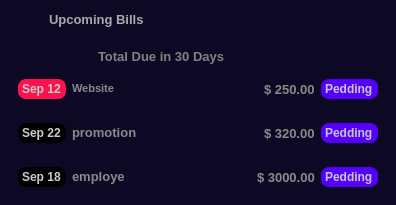
           <widget class="QFrame" name="billsBox">
            <property name="styleSheet">
             <string notr="true">QFrame {
	background-color: rgb(13, 9, 36);
	border: none;
	border-radius: 12px;
}</string>
            </property>
            <property name="frameShape">
             <enum>QFrame::NoFrame</enum>
            </property>
            <property name="frameShadow">
             <enum>QFrame::Raised</enum>
            </property>
            <layout class="QVBoxLayout" name="verticalLayout_23">
             <property name="spacing">
              <number>0</number>
             </property>
             <property name="leftMargin">
              <number>0</number>
             </property>
             <property name="topMargin">
              <number>0</number>
             </property>
             <property name="rightMargin">
              <number>0</number>
             </property>
             <property name="bottomMargin">
              <number>0</number>
             </property>
             <item>
              <widget class="QFrame" name="frame_54">
               <property name="minimumSize">
                <size>
                 <width>0</width>
                 <height>40</height>
                </size>
               </property>
               <property name="maximumSize">
                <size>
                 <width>16777215</width>
                 <height>40</height>
                </size>
               </property>
               <property name="styleSheet">
                <string notr="true">background-color: rgb(13, 9, 36);</string>
               </property>
               <property name="frameShape">
                <enum>QFrame::NoFrame</enum>
               </property>
               <property name="frameShadow">
                <enum>QFrame::Raised</enum>
               </property>
               <layout class="QHBoxLayout" name="horizontalLayout_34">
                <property name="spacing">
                 <number>0</number>
                </property>
                <property name="leftMargin">
                 <number>0</number>
                </property>
                <property name="topMargin">
                 <number>0</number>
                </property>
                <property name="rightMargin">
                 <number>10</number>
                </property>
                <property name="bottomMargin">
                 <number>0</number>
                </property>
                <item alignment="Qt::AlignHCenter|Qt::AlignVCenter">
                 <widget class="QLabel" name="label_32">
                  <property name="minimumSize">
                   <size>
                    <width>0</width>
                    <height>0</height>
                   </size>
                  </property>
                  <property name="maximumSize">
                   <size>
                    <width>16777215</width>
                    <height>16777215</height>
                   </size>
                  </property>
                  <property name="font">
                   <font>
                    <pointsize>10</pointsize>
                    <weight>75</weight>
                    <bold>true</bold>
                   </font>
                  </property>
                  <property name="styleSheet">
                   <string notr="true">color: rgb(170, 170, 170);</string>
                  </property>
                  <property name="text">
                   <string>Upcoming Bills</string>
                  </property>
                 </widget>
                </item>
                <item alignment="Qt::AlignRight">
                 <widget class="QPushButton" name="pushButton_12">
                  <property name="minimumSize">
                   <size>
                    <width>26</width>
                    <height>26</height>
                   </size>
                  </property>
                  <property name="maximumSize">
                   <size>
                    <width>26</width>
                    <height>26</height>
                   </size>
                  </property>
                  <property name="styleSheet">
                   <string notr="true">QPushButton {
	border: none;
	background-color: rgb(13, 9, 36);
	border-radius: 13;
}

QPushButton:hover {
	background-color: rgb(124, 124, 124);
}

QPushButton:pressed {
	background-color: rgb(0, 0, 0);
}</string>
                  </property>
                  <property name="text">
                   <string/>
                  </property>
                  <property name="icon">
                   <iconset resource="resources/resources.qrc">
                    <normaloff>:/icons/icons/more.svg</normaloff>:/icons/icons/more.svg</iconset>
                  </property>
                  <property name="iconSize">
                   <size>
                    <width>24</width>
                    <height>24</height>
                   </size>
                  </property>
                 </widget>
                </item>
               </layout>
              </widget>
             </item>
             <item>
              <widget class="QFrame" name="frame_55">
               <property name="frameShape">
                <enum>QFrame::StyledPanel</enum>
               </property>
               <property name="frameShadow">
                <enum>QFrame::Raised</enum>
               </property>
               <layout class="QVBoxLayout" name="verticalLayout_24">
                <item alignment="Qt::AlignHCenter|Qt::AlignVCenter">
                 <widget class="QLabel" name="label_33">
                  <property name="minimumSize">
                   <size>
                    <width>200</width>
                    <height>0</height>
                   </size>
                  </property>
                  <property name="maximumSize">
                   <size>
                    <width>150</width>
                    <height>16777215</height>
                   </size>
                  </property>
                  <property name="font">
                   <font>
                    <pointsize>10</pointsize>
                    <weight>75</weight>
                    <bold>true</bold>
                   </font>
                  </property>
                  <property name="styleSheet">
                   <string notr="true">color: rgb(170, 170, 170);</string>
                  </property>
                  <property name="text">
                   <string>&lt;html&gt;&lt;head/&gt;&lt;body&gt;&lt;p&gt;&lt;span style=&quot; color:#828282;&quot;&gt;Total Due in 30 Days&lt;/span&gt;&lt;/p&gt;&lt;/body&gt;&lt;/html&gt;</string>
                  </property>
                 </widget>
                </item>
                <item>
                 <widget class="QFrame" name="frame_56">
                  <property name="styleSheet">
                   <string notr="true"/>
                  </property>
                  <property name="frameShape">
                   <enum>QFrame::StyledPanel</enum>
                  </property>
                  <property name="frameShadow">
                   <enum>QFrame::Raised</enum>
                  </property>
                  <layout class="QHBoxLayout" name="horizontalLayout_35">
                   <item>
                    <widget class="QLabel" name="label_34">
                     <property name="minimumSize">
                      <size>
                       <width>0</width>
                       <height>20</height>
                      </size>
                     </property>
                     <property name="maximumSize">
                      <size>
                       <width>70</width>
                       <height>20</height>
                      </size>
                     </property>
                     <property name="font">
                      <font>
                       <weight>75</weight>
                       <bold>true</bold>
                      </font>
                     </property>
                     <property name="styleSheet">
                      <string notr="true">color: rgb(203, 203, 203);
background-color: rgb(255, 17, 80);
padding: 1px;
border-radius: 8px;</string>
                     </property>
                     <property name="text">
                      <string>Sep 12</string>
                     </property>
                    </widget>
                   </item>
                   <item>
                    <widget class="QLabel" name="label_37">
                     <property name="minimumSize">
                      <size>
                       <width>50</width>
                       <height>0</height>
                      </size>
                     </property>
                     <property name="font">
                      <font>
                       <pointsize>10</pointsize>
                       <weight>75</weight>
                       <bold>true</bold>
                      </font>
                     </property>
                     <property name="styleSheet">
                      <string notr="true">color: rgb(138, 138, 138);</string>
                     </property>
                     <property name="text">
                      <string>&lt;html&gt;&lt;head/&gt;&lt;body&gt;&lt;p&gt;&lt;span style=&quot; font-size:8pt;&quot;&gt;Website&lt;/span&gt;&lt;/p&gt;&lt;/body&gt;&lt;/html&gt;</string>
                     </property>
                    </widget>
                   </item>
                   <item>
                    <spacer name="horizontalSpacer_4">
                     <property name="orientation">
                      <enum>Qt::Horizontal</enum>
                     </property>
                     <property name="sizeHint" stdset="0">
                      <size>
                       <width>136</width>
                       <height>20</height>
                      </size>
                     </property>
                    </spacer>
                   </item>
                   <item>
                    <widget class="QLabel" name="label_36">
                     <property name="minimumSize">
                      <size>
                       <width>50</width>
                       <height>0</height>
                      </size>
                     </property>
                     <property name="font">
                      <font>
                       <pointsize>10</pointsize>
                       <weight>75</weight>
                       <bold>true</bold>
                      </font>
                     </property>
                     <property name="styleSheet">
                      <string notr="true">color: rgb(138, 138, 138);</string>
                     </property>
                     <property name="text">
                      <string>$ 250.00</string>
                     </property>
                    </widget>
                   </item>
                   <item>
                    <widget class="QLabel" name="label_35">
                     <property name="minimumSize">
                      <size>
                       <width>0</width>
                       <height>20</height>
                      </size>
                     </property>
                     <property name="maximumSize">
                      <size>
                       <width>100</width>
                       <height>20</height>
                      </size>
                     </property>
                     <property name="font">
                      <font>
                       <weight>75</weight>
                       <bold>true</bold>
                      </font>
                     </property>
                     <property name="styleSheet">
                      <string notr="true">color: rgb(200, 200, 200);
background-color: rgb(85, 0, 255);
padding: 1px;
border-radius: 8px;</string>
                     </property>
                     <property name="text">
                      <string>Pedding</string>
                     </property>
                    </widget>
                   </item>
                  </layout>
                 </widget>
                </item>
                <item>
                 <widget class="QFrame" name="frame_57">
                  <property name="styleSheet">
                   <string notr="true"/>
                  </property>
                  <property name="frameShape">
                   <enum>QFrame::StyledPanel</enum>
                  </property>
                  <property name="frameShadow">
                   <enum>QFrame::Raised</enum>
                  </property>
                  <layout class="QHBoxLayout" name="horizontalLayout_36">
                   <item>
                    <widget class="QLabel" name="label_38">
                     <property name="minimumSize">
                      <size>
                       <width>0</width>
                       <height>20</height>
                      </size>
                     </property>
                     <property name="maximumSize">
                      <size>
                       <width>70</width>
                       <height>20</height>
                      </size>
                     </property>
                     <property name="font">
                      <font>
                       <weight>75</weight>
                       <bold>true</bold>
                      </font>
                     </property>
                     <property name="styleSheet">
                      <string notr="true">color: rgb(203, 203, 203);
background-color: rgb(0, 0, 0);
padding: 1px;
border-radius: 8px;</string>
                     </property>
                     <property name="text">
                      <string>Sep 22</string>
                     </property>
                    </widget>
                   </item>
                   <item>
                    <widget class="QLabel" name="label_39">
                     <property name="minimumSize">
                      <size>
                       <width>50</width>
                       <height>0</height>
                      </size>
                     </property>
                     <property name="font">
                      <font>
                       <pointsize>10</pointsize>
                       <weight>75</weight>
                       <bold>true</bold>
                      </font>
                     </property>
                     <property name="styleSheet">
                      <string notr="true">color: rgb(138, 138, 138);</string>
                     </property>
                     <property name="text">
                      <string>&lt;html&gt;&lt;head/&gt;&lt;body&gt;&lt;p&gt;promotion&lt;/p&gt;&lt;/body&gt;&lt;/html&gt;</string>
                     </property>
                    </widget>
                   </item>
                   <item>
                    <spacer name="horizontalSpacer_5">
                     <property name="orientation">
                      <enum>Qt::Horizontal</enum>
                     </property>
                     <property name="sizeHint" stdset="0">
                      <size>
                       <width>40</width>
                       <height>20</height>
                      </size>
                     </property>
                    </spacer>
                   </item>
                   <item>
                    <widget class="QLabel" name="label_40">
                     <property name="minimumSize">
                      <size>
                       <width>50</width>
                       <height>0</height>
                      </size>
                     </property>
                     <property name="font">
                      <font>
                       <pointsize>10</pointsize>
                       <weight>75</weight>
                       <bold>true</bold>
                      </font>
                     </property>
                     <property name="styleSheet">
                      <string notr="true">color: rgb(138, 138, 138);</string>
                     </property>
                     <property name="text">
                      <string>$ 320.00</string>
                     </property>
                    </widget>
                   </item>
                   <item>
                    <widget class="QLabel" name="label_41">
                     <property name="minimumSize">
                      <size>
                       <width>0</width>
                       <height>20</height>
                      </size>
                     </property>
                     <property name="maximumSize">
                      <size>
                       <width>100</width>
                       <height>20</height>
                      </size>
                     </property>
                     <property name="font">
                      <font>
                       <weight>75</weight>
                       <bold>true</bold>
                      </font>
                     </property>
                     <property name="styleSheet">
                      <string notr="true">color: rgb(200, 200, 200);
background-color: rgb(85, 0, 255);
padding: 1px;
border-radius: 8px;</string>
                     </property>
                     <property name="text">
                      <string>Pedding</string>
                     </property>
                    </widget>
                   </item>
                  </layout>
                 </widget>
                </item>
                <item>
                 <widget class="QFrame" name="frame_58">
                  <property name="styleSheet">
                   <string notr="true"/>
                  </property>
                  <property name="frameShape">
                   <enum>QFrame::StyledPanel</enum>
                  </property>
                  <property name="frameShadow">
                   <enum>QFrame::Raised</enum>
                  </property>
                  <layout class="QHBoxLayout" name="horizontalLayout_37">
                   <item>
                    <widget class="QLabel" name="label_42">
                     <property name="minimumSize">
                      <size>
                       <width>0</width>
                       <height>20</height>
                      </size>
                     </property>
                     <property name="maximumSize">
                      <size>
                       <width>70</width>
                       <height>20</height>
                      </size>
                     </property>
                     <property name="font">
                      <font>
                       <weight>75</weight>
                       <bold>true</bold>
                      </font>
                     </property>
                     <property name="styleSheet">
                      <string notr="true">color: rgb(203, 203, 203);
background-color: rgb(0, 0, 0);
padding: 1px;
border-radius: 8px;</string>
                     </property>
                     <property name="text">
                      <string>Sep 18</string>
                     </property>
                    </widget>
                   </item>
                   <item>
                    <widget class="QLabel" name="label_43">
                     <property name="minimumSize">
                      <size>
                       <width>50</width>
                       <height>0</height>
                      </size>
                     </property>
                     <property name="font">
                      <font>
                       <pointsize>10</pointsize>
                       <weight>75</weight>
                       <bold>true</bold>
                      </font>
                     </property>
                     <property name="styleSheet">
                      <string notr="true">color: rgb(138, 138, 138);</string>
                     </property>
                     <property name="text">
                      <string>&lt;html&gt;&lt;head/&gt;&lt;body&gt;&lt;p&gt;employe&lt;/p&gt;&lt;/body&gt;&lt;/html&gt;</string>
                     </property>
                    </widget>
                   </item>
                   <item>
                    <spacer name="horizontalSpacer_6">
                     <property name="orientation">
                      <enum>Qt::Horizontal</enum>
                     </property>
                     <property name="sizeHint" stdset="0">
                      <size>
                       <width>40</width>
                       <height>20</height>
                      </size>
                     </property>
                    </spacer>
                   </item>
                   <item>
                    <widget class="QLabel" name="label_44">
                     <property name="minimumSize">
                      <size>
                       <width>50</width>
                       <height>0</height>
                      </size>
                     </property>
                     <property name="font">
                      <font>
                       <pointsize>10</pointsize>
                       <weight>75</weight>
                       <bold>true</bold>
                      </font>
                     </property>
                     <property name="styleSheet">
                      <string notr="true">color: rgb(138, 138, 138);</string>
                     </property>
                     <property name="text">
                      <string>$ 3000.00</string>
                     </property>
                    </widget>
                   </item>
                   <item>
                    <widget class="QLabel" name="label_45">
                     <property name="minimumSize">
                      <size>
                       <width>0</width>
                       <height>20</height>
                      </size>
                     </property>
                     <property name="maximumSize">
                      <size>
                       <width>100</width>
                       <height>20</height>
                      </size>
                     </property>
                     <property name="font">
                      <font>
                       <weight>75</weight>
                       <bold>true</bold>
                      </font>
                     </property>
                     <property name="styleSheet">
                      <string notr="true">color: rgb(200, 200, 200);
background-color: rgb(85, 0, 255);
padding: 1px;
border-radius: 8px;</string>
                     </property>
                     <property name="text">
                      <string>Pedding</string>
                     </property>
                    </widget>
                   </item>
                  </layout>
                 </widget>
                </item>
               </layout>
              </widget>
             </item>
            </layout>
           </widget>
